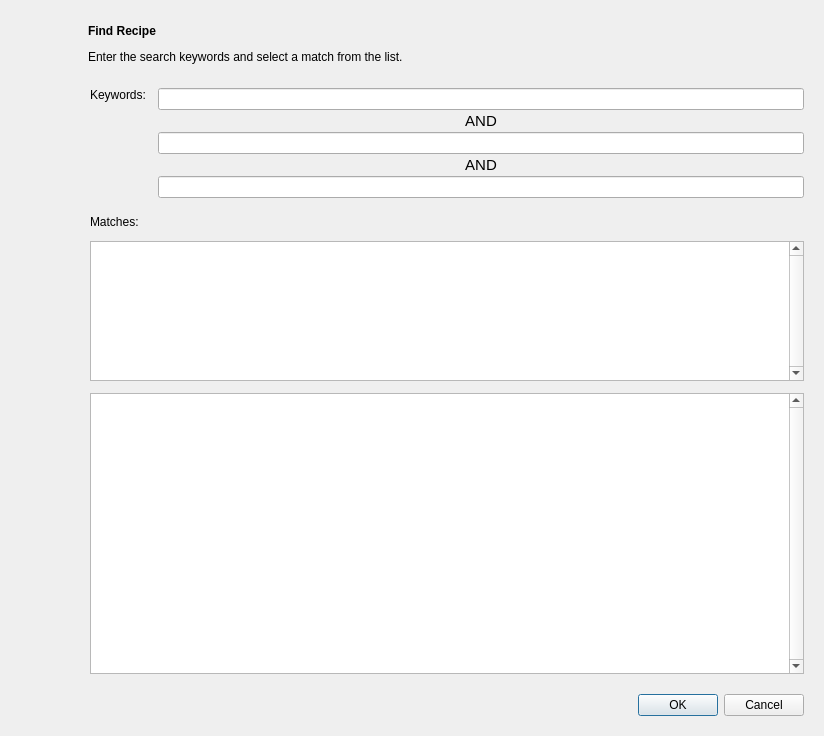
<?xml version="1.0" encoding="UTF-8"?>
<ui version="4.0">
 <class>QtSLiMFindRecipe</class>
 <widget class="QDialog" name="QtSLiMFindRecipe">
  <property name="geometry">
   <rect>
    <x>0</x>
    <y>0</y>
    <width>824</width>
    <height>736</height>
   </rect>
  </property>
  <property name="sizePolicy">
   <sizepolicy hsizetype="Minimum" vsizetype="Minimum">
    <horstretch>0</horstretch>
    <verstretch>0</verstretch>
   </sizepolicy>
  </property>
  <property name="modal">
   <bool>true</bool>
  </property>
  <layout class="QVBoxLayout" name="verticalLayout_3">
   <property name="spacing">
    <number>20</number>
   </property>
   <property name="leftMargin">
    <number>20</number>
   </property>
   <property name="topMargin">
    <number>20</number>
   </property>
   <property name="rightMargin">
    <number>20</number>
   </property>
   <property name="bottomMargin">
    <number>20</number>
   </property>
   <item>
    <layout class="QHBoxLayout" name="horizontalLayout">
     <property name="sizeConstraint">
      <enum>QLayout::SetMinimumSize</enum>
     </property>
     <item>
      <widget class="QtSLiMPushButton" name="iconSLiM">
       <property name="enabled">
        <bool>true</bool>
       </property>
       <property name="sizePolicy">
        <sizepolicy hsizetype="Fixed" vsizetype="Fixed">
         <horstretch>0</horstretch>
         <verstretch>0</verstretch>
        </sizepolicy>
       </property>
       <property name="minimumSize">
        <size>
         <width>48</width>
         <height>48</height>
        </size>
       </property>
       <property name="maximumSize">
        <size>
         <width>48</width>
         <height>48</height>
        </size>
       </property>
       <property name="icon">
        <iconset resource="icons.qrc">
         <normaloff>:/icons/AppIcon128.png</normaloff>:/icons/AppIcon128.png</iconset>
       </property>
       <property name="iconSize">
        <size>
         <width>48</width>
         <height>48</height>
        </size>
       </property>
       <property name="autoDefault">
        <bool>false</bool>
       </property>
       <property name="flat">
        <bool>true</bool>
       </property>
      </widget>
     </item>
     <item>
      <layout class="QVBoxLayout" name="verticalLayout">
       <property name="spacing">
        <number>3</number>
       </property>
       <item>
        <widget class="QLabel" name="label">
         <property name="text">
          <string>&lt;html&gt;&lt;head/&gt;&lt;body&gt;&lt;p&gt;&lt;span style=&quot; font-weight:600;&quot;&gt;Find Recipe&lt;/span&gt;&lt;/p&gt;&lt;/body&gt;&lt;/html&gt;</string>
         </property>
        </widget>
       </item>
       <item>
        <widget class="QLabel" name="label_2">
         <property name="text">
          <string>Enter the search keywords and select a match from the list.</string>
         </property>
        </widget>
       </item>
      </layout>
     </item>
    </layout>
   </item>
   <item>
    <layout class="QHBoxLayout" name="horizontalLayout_3">
     <item>
      <spacer name="horizontalSpacer">
       <property name="orientation">
        <enum>Qt::Horizontal</enum>
       </property>
       <property name="sizeType">
        <enum>QSizePolicy::Fixed</enum>
       </property>
       <property name="sizeHint" stdset="0">
        <size>
         <width>70</width>
         <height>20</height>
        </size>
       </property>
      </spacer>
     </item>
     <item>
      <layout class="QVBoxLayout" name="verticalLayout_4">
       <property name="spacing">
        <number>12</number>
       </property>
       <item>
        <layout class="QHBoxLayout" name="horizontalLayout_2">
         <property name="sizeConstraint">
          <enum>QLayout::SetMinimumSize</enum>
         </property>
         <item alignment="Qt::AlignTop">
          <widget class="QLabel" name="label_3">
           <property name="text">
            <string>Keywords:</string>
           </property>
          </widget>
         </item>
         <item>
          <layout class="QVBoxLayout" name="verticalLayout_2">
           <property name="spacing">
            <number>2</number>
           </property>
           <item>
            <widget class="QLineEdit" name="keyword1LineEdit"/>
           </item>
           <item>
            <widget class="QLabel" name="label_4">
             <property name="text">
              <string>&lt;html&gt;&lt;head/&gt;&lt;body&gt;&lt;p align=&quot;center&quot;&gt;&lt;span style=&quot; font-size:11pt;&quot;&gt;AND&lt;/span&gt;&lt;/p&gt;&lt;/body&gt;&lt;/html&gt;</string>
             </property>
            </widget>
           </item>
           <item>
            <widget class="QLineEdit" name="keyword2LineEdit"/>
           </item>
           <item>
            <widget class="QLabel" name="label_5">
             <property name="text">
              <string>&lt;html&gt;&lt;head/&gt;&lt;body&gt;&lt;p align=&quot;center&quot;&gt;&lt;span style=&quot; font-size:11pt;&quot;&gt;AND&lt;/span&gt;&lt;/p&gt;&lt;/body&gt;&lt;/html&gt;</string>
             </property>
            </widget>
           </item>
           <item>
            <widget class="QLineEdit" name="keyword3LineEdit"/>
           </item>
          </layout>
         </item>
        </layout>
       </item>
       <item>
        <spacer name="verticalSpacer">
         <property name="orientation">
          <enum>Qt::Vertical</enum>
         </property>
         <property name="sizeType">
          <enum>QSizePolicy::Fixed</enum>
         </property>
         <property name="sizeHint" stdset="0">
          <size>
           <width>20</width>
           <height>5</height>
          </size>
         </property>
        </spacer>
       </item>
       <item>
        <widget class="QLabel" name="label_6">
         <property name="text">
          <string>Matches:</string>
         </property>
        </widget>
       </item>
       <item>
        <widget class="QListWidget" name="matchListWidget">
         <property name="sizePolicy">
          <sizepolicy hsizetype="Expanding" vsizetype="Expanding">
           <horstretch>0</horstretch>
           <verstretch>1</verstretch>
          </sizepolicy>
         </property>
         <property name="minimumSize">
          <size>
           <width>700</width>
           <height>110</height>
          </size>
         </property>
         <property name="verticalScrollBarPolicy">
          <enum>Qt::ScrollBarAlwaysOn</enum>
         </property>
         <property name="selectionMode">
          <enum>QAbstractItemView::ExtendedSelection</enum>
         </property>
        </widget>
       </item>
       <item>
        <widget class="QTextEdit" name="scriptPreviewTextEdit">
         <property name="sizePolicy">
          <sizepolicy hsizetype="Expanding" vsizetype="Expanding">
           <horstretch>0</horstretch>
           <verstretch>2</verstretch>
          </sizepolicy>
         </property>
         <property name="minimumSize">
          <size>
           <width>0</width>
           <height>220</height>
          </size>
         </property>
         <property name="verticalScrollBarPolicy">
          <enum>Qt::ScrollBarAlwaysOn</enum>
         </property>
         <property name="readOnly">
          <bool>true</bool>
         </property>
        </widget>
       </item>
      </layout>
     </item>
    </layout>
   </item>
   <item>
    <widget class="QDialogButtonBox" name="buttonBox">
     <property name="orientation">
      <enum>Qt::Horizontal</enum>
     </property>
     <property name="standardButtons">
      <set>QDialogButtonBox::Cancel|QDialogButtonBox::Ok</set>
     </property>
    </widget>
   </item>
  </layout>
 </widget>
 <customwidgets>
  <customwidget>
   <class>QtSLiMPushButton</class>
   <extends>QPushButton</extends>
   <header>QtSLiMExtras.h</header>
  </customwidget>
 </customwidgets>
 <resources>
  <include location="icons.qrc"/>
 </resources>
 <connections>
  <connection>
   <sender>buttonBox</sender>
   <signal>accepted()</signal>
   <receiver>QtSLiMFindRecipe</receiver>
   <slot>accept()</slot>
   <hints>
    <hint type="sourcelabel">
     <x>248</x>
     <y>254</y>
    </hint>
    <hint type="destinationlabel">
     <x>157</x>
     <y>274</y>
    </hint>
   </hints>
  </connection>
  <connection>
   <sender>buttonBox</sender>
   <signal>rejected()</signal>
   <receiver>QtSLiMFindRecipe</receiver>
   <slot>reject()</slot>
   <hints>
    <hint type="sourcelabel">
     <x>316</x>
     <y>260</y>
    </hint>
    <hint type="destinationlabel">
     <x>286</x>
     <y>274</y>
    </hint>
   </hints>
  </connection>
 </connections>
</ui>
